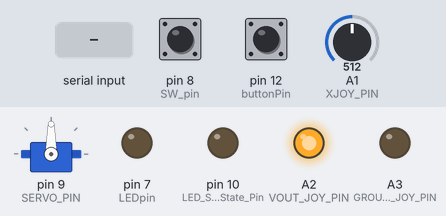
Bench run of a sketch on a simulated Arduino Uno, built with avr-gcc and run on an emulated ATmega328P. Shown: servo, output pins drawn as LEDs (lit = HIGH). Inputs (shaded band) come from the test bench; at power-on: pin 8 (SW_pin) HIGH, pin 12 (buttonPin) LOW, A1 (XJOY_PIN) = 512.

Above: at 1.2 s.
1.3 s: pin 8 (SW_pin) pulled LOW for 0.15 s
At 1.9 s:
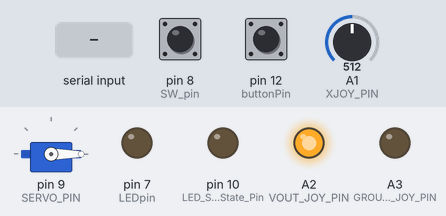
2.9 s: pin 12 (buttonPin) pulled HIGH for 0.15 s
At 3.8 s:
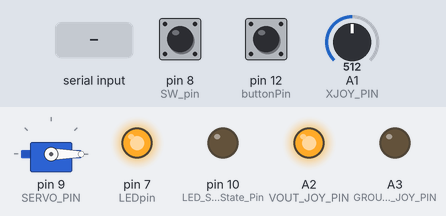
4.5 s: "1" received over Serial
At 5.9 s:
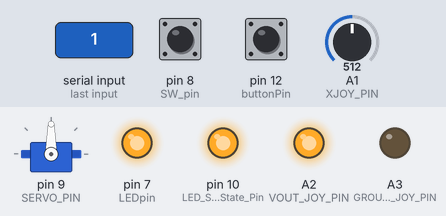
6.2 s: A1 (XJOY_PIN) set to 716
At 7.4 s:
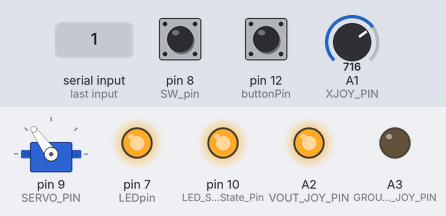
7.7 s: "4" received over Serial
At 8.6 s:
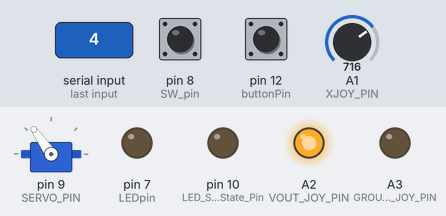
9.2 s: pin 12 (buttonPin) pulled HIGH for 1 s
At 9.8 s:
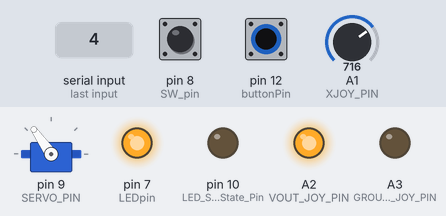
Timing chart, 0 to 12.2 s (numbered marks = the images above; inputs shaded):
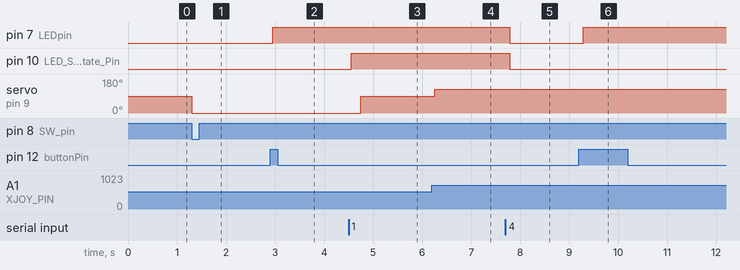

The sketch:

ArduinoGUI.ino
```cpp
#include "DHT.h"                    //Library for DHT22 sensor
#include <Servo.h>

#define SERVO_PIN 9                  //Pin 9 spojen servo motor
Servo myservo ;

#define GROUND_JOY_PIN A3            //joystick ground pin will connect to Arduino analog pin A3
#define VOUT_JOY_PIN A2              //joystick +5 V pin will connect to Arduino analog pin A2
#define XJOY_PIN A1                  //X axis reading from joystick will go into analog pin A1

#define DHTpin 4                     //Pin za prijenos podataka odnosno data pin za DHT senzor je 4
#define DHTTYPE DHT22
DHT dht (DHTpin,DHTTYPE);

//Joystick
int value;
int EventVal;
const int SW_pin = 8;
int bValue = 0 ;                     // Vrijednost koju čita button
int joystickXVal;

//Button
int LEDState=0;
int LEDpin = 7;
int buttonPin = 12;
int buttonNEW;
int buttonOLD=1;

// Motor
int LED_SerialState_Pin = 10;
int LEDState_Motora = 0;

//Humidity
int State_SensorHUM = 0;

//Char check
char QuestionChar;

void setup()
{
 Serial.begin(115200);
 pinMode(VOUT_JOY_PIN, OUTPUT) ;    //pin A2 shall be used as output
 pinMode(GROUND_JOY_PIN, OUTPUT) ;  //pin A3 shall be used as output
 digitalWrite(VOUT_JOY_PIN, HIGH) ; //set pin A2 to high (+5V)
 digitalWrite(GROUND_JOY_PIN,LOW) ; //set pin A3 to low (ground)
 pinMode(LED_SerialState_Pin,OUTPUT);   //Za debuggiranje Porta/da li je komunikacija spojena ili ne.
 pinMode(LEDpin,OUTPUT);
 pinMode(buttonPin,INPUT);
 myservo.attach(SERVO_PIN);
 pinMode(SW_pin, INPUT);
 digitalWrite(SW_pin, HIGH);
 dht.begin();
}
void VlaznostFun(){
     float h = dht.readHumidity(); // Gets the values of the humidity
    Serial.print("Humidity = ");
    Serial.print(h);
    Serial.println(" % ");
    Serial.println("");
    delay(1000);
}

void loop()
{///#################    Senzor Vlage DHT22      ################///////////////

QuestionChar=Serial.read();
if(QuestionChar == '3')
  {
  VlaznostFun();
  }
//***################################# Arduino - C# Pali/Gasi Motor ##############################//////
//receiveVal_NEW = Serial.read();
else if(QuestionChar=='1')
{
  if(LEDState_Motora == 0)
  {
  digitalWrite(LED_SerialState_Pin,HIGH);
  LEDState_Motora = 1;
  }
else
  {
  digitalWrite(LED_SerialState_Pin,LOW);
  LEDState_Motora = 0;
  }
  delay(100);
}
//*****################################ Zatvori Port ##############################################
else if (QuestionChar =='4')
{
    digitalWrite(LED_SerialState_Pin,LOW);
    digitalWrite(LEDpin,LOW);
    LEDState_Motora = 0;
    LEDState=0;
}
///################### PushButton as Toggle Switch(Sklopa)##############/////

    buttonNEW=digitalRead(buttonPin);
    if((buttonOLD == 0 && buttonNEW == 1))
     {
      if(LEDState == 0)                    //Ledica je izagasena u tom trenutku. zato cemo u nastavku je promjenit jer se mjenja stanje
       {
        digitalWrite(LEDpin,HIGH);
        LEDState = 1;
      }
      else
      {
        digitalWrite(LEDpin,LOW);
        LEDState=0;
      }
     }
    buttonOLD=buttonNEW;
    delay(100);
///###################  Joystick Naredbe ##############3////////////////

    bValue = digitalRead(SW_pin);
    if(bValue==1 && LEDState==1 && LEDState_Motora == 1)
    {
      joystickXVal = analogRead(XJOY_PIN) ;           //read joystick input on pin A1//
      value = map(joystickXVal,0,1023,0,180);         //u vrijednost value sprema se pozicija joysticka u okvirima pomaka i kuta.//Ova naredba određuje poziciju!
      myservo.write(value);
      delay(25);
    }

    else if(bValue==0 && LEDState==0 && LEDState_Motora == 0)
    {
     // if(receiveVal=='0'){
      value = map(joystickXVal,0,1023,0,180);         //u vrijednost value sprema se pozicija joysticka u okvirima pomaka i kuta.
      myservo.write(value);
      delay(25);
    }
}
```

Measured:
- after the input at 1.3 s, servo on pin 9 (SERVO_PIN): 90° → 0° at once
- after the input at 2.9 s, pin 7 (LEDpin): LOW → HIGH after 0.05 s
- after the input at 4.5 s, pin 10 (LED_SerialState_Pin): LOW → HIGH after 0.05 s; servo on pin 9 (SERVO_PIN): 0° → 90° after 0.25 s
- after the input at 6.2 s, servo on pin 9 (SERVO_PIN): 90° → 125° after 0.06 s
- after the input at 7.7 s, pin 7 (LEDpin), pin 10 (LED_SerialState_Pin): HIGH → LOW after 0.08 s
- after the input at 9.2 s, pin 7 (LEDpin): LOW → HIGH after 0.08 s
